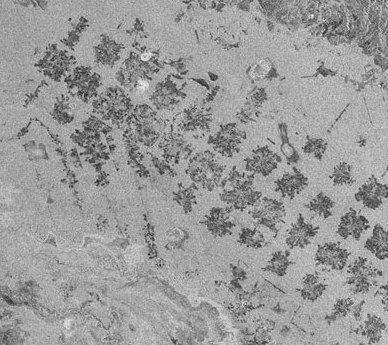
%> input picture testset_CT/1993.jpg, 388 x 345 px
$ octave main_code.m   (GNU Octave 9; MATLAB toolbox functions it lacks are replaced by stand-ins)
%> lines starting %> are read from the running program, lines starting %| are printed output that depends on the picture
### dwt_code.m
function [c,s]=dwt_code(x,n)
n=1;%input('Select iteration how many times transform');
% figure,imshow(im,[]);
lo_d=[0.7071 0.7071];
lo_h=[-0.7071 0.7071];
c = [];
sx =  size(x);
s = zeros(n+2,length(sx));
s(end,:) = size(x);
for i=1:n
    [x,h,v,d] = dwt_manual(x,lo_d,lo_h); % decomposition
    c = [h(:)' v(:)' d(:)' c];     % store details
    s(n+2-i,:) = size(x);          % store size
end
c = [x(:)' c];
s(1,:) = size(x);

end

### fusion_image.m
function output=fusion_image(as,bs,as1,bs1)


for i=1:size(as,1)

    c=as(i,:);
    s=bs(:,:,i);
    c1=as1(i,:);
    s1=bs1(:,:,i);
rmax = size(s,1);
nmax = rmax-2;
% Initialization.
nl   = s(1,1);
nc   = s(1,2);
a    = zeros(nl,nc);
a(:) = c(1:nl*nc);
% Iterated reconstruction.
rm   = rmax+1;

%%
lo_d=[0.7071 0.7071];
lo_h=[-0.7071 0.7071];
% Initialization.
nl1   = s1(1,1);
nc1   = s1(1,2);
a1    = zeros(nl1,nc1);
a1(:) = c1(1:nl1*nc1);
%%
ab(:,:,i)=a;
ab1(:,:,i)=a1;

for p=nmax:-1:1
    [h(:,:,i),v(:,:,i),d(:,:,i)] = detcoef_manual(c,s,p);
    [h1(:,:,i),v1(:,:,i),d1(:,:,i)] = detcoef_manual(c1,s1,p);


end

end
%%
     a2=PCA_fusion(ab,ab1,size(as,1),1);
     h2=PCA_fusion(h,h1,size(as,1),2);
     v2=PCA_fusion(v,v1,size(as,1),3);
     d2=PCA_fusion(d,d1,size(as,1),4);
     for i=1:size(as,1)
     output (:,:,i)= idwt_manual(a2(:,:,i),h2(:,:,i),v2(:,:,i),d2(:,:,i),lo_d,-lo_h,s(rm-1,:));
end
end

### PCA_fusion.m
function RGB1=PCA_fusion(up,low,ch,ch1)

if ch==1

    RGB1=PCA_fusion_gray(up,low,ch1);
else


[up_R]=double(up(:,:,1));
[up_G]=double(up(:,:,2));
[up_B]=double(up(:,:,3));

[low_R]=double(low(:,:,1));
[low_G]=double(low(:,:,2));
[low_B]=double(low(:,:,3));

[M,N,color]=size(up);

up_Mx = 0;
low_Mx=0;
for i = 1 : M
    for j = 1 : N
         up_S = [up_R(i,j),up_G(i,j),up_B(i,j)]';
         up_Mx = up_Mx + up_S;

         low_S = [low_R(i,j),low_G(i,j),low_B(i,j)]';
         low_Mx = low_Mx + low_S;
    end
end
up_Mx = up_Mx / (M*N);
low_Mx = low_Mx / (M*N);

up_Cx = 0;
low_Cx=0;
for i = 1 : M
    for j = 1 : N
         up_S = [up_R(i,j),up_G(i,j),up_B(i,j)]';
         up_Cx = up_Cx + up_S*up_S';

         low_S = [low_R(i,j),low_G(i,j),low_B(i,j)]';
         low_Cx = low_Cx + low_S*low_S';
    end
end

up_Cx = up_Cx / (M * N)- up_Mx*up_Mx';
low_Cx = low_Cx / (M * N)- low_Mx*low_Mx';

[up_A,up_latent] = eigs(up_Cx);
[low_A,low_latent] = eigs(low_Cx);

for i = 1 : M
    for j = 1 : N
       up_X = [up_R(i,j),up_G(i,j),up_G(i,j)]';
       up_Y = up_A'*up_X;
       up_Y = up_Y';
       up_R(i,j) = up_Y(1);
       up_G(i,j) = up_Y(2);
       up_B(i,j) = up_Y(3);

       low_X = [low_R(i,j),low_G(i,j),low_G(i,j)]';
       low_Y = low_A'*low_X;
       low_Y = low_Y';
       low_R(i,j) = low_Y(1);
       low_G(i,j) = low_Y(2);
       low_B(i,j) = low_Y(3);
   end
end

for i = 1 : M
    for j = 1 : N
       up_Y = [up_R(i,j),up_G(i,j),up_B(i,j)]';
       up_X = up_A*up_Y;
       up_X = up_X';
       up_r(i,j) = up_X(1);
       up_g(i,j) = up_X(2);
       up_b(i,j) = up_X(3);

       low_Y = [up_R(i,j),low_G(i,j),low_B(i,j)]';
       low_X = low_A*low_Y;
       low_X = low_X';
       low_r(i,j) = low_X(1);
       low_g(i,j) = low_X(2);
       low_b(i,j) = low_X(3);
   end
end
%RGB(:,:,1)=up_r;
%RGB(:,:,2)=up_g;
%RGB(:,:,3)=up_b;

RGB(:,:,1)=low_r;
RGB(:,:,2)=low_g;
RGB(:,:,3)=low_b;
% fusion start
if ch1==1
RGB1 = 0.5*(up+low);
end

if ch1==2
D = (abs(up)-abs(low))>=0;
RGB1 = D.*up + (~D).*low;
end
if ch1==3
D = (abs(up)-abs(low))>=0;
RGB1 = D.*up + (~D).*low;
end
if ch1==4
D = (abs(up)-abs(low))>=0;
RGB1 = D.*up + (~D).*low;
end
end
end

### idwt_manual.m
function x = idwt_manual(a,h,v,d,lo_d,lo_h,n)
sx = n;
shift=[0 0];
x = upsconv_manual(a,{lo_d,lo_d})+ ... % Approximation.
    upsconv_manual(h,{lo_h,lo_d})+ ... % Horizontal Detail.
    upsconv_manual(v,{lo_d,lo_h})+ ... % Vertical Detail.
    upsconv_manual(d,{lo_h,lo_h});     % Diagonal Detail.
end
function y=upsconv_manual(z,f)
            y = dyadup(z,'row',0);
            y = conv2(y',f{1}(:)','full');
            y = y';
            y = dyadup(y,'col',0);
            y = conv2(y ,f{2}(:)','full');


end

### main_code.m
clear all;
% close all;
for i=1:2
[file,path]= uigetfile('*.*','Select Image');
%> the answer given: testset_CT/1993.jpg
if file~=0
    I=imread(strcat(path,file));
%> I is the input picture: size 345x388x3 uint8; min 32, max 249, mean 154.7
    I=imresize(I,[256,256]);
%> I: size 256x256x3 uint8
    T(:,:,:,i)=I;
%     if size(T,3)>1
%         T=rgb2gray(T);
%     end
else
    warndlg('User pressed cancel');
end
end
%> pass 2 of the loop `for i=1:2`:
%> the answer given: testset_CT/1999.jpg
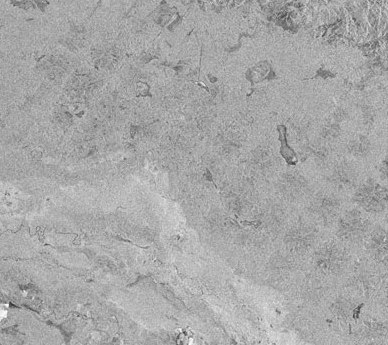
%> input picture testset_CT/1999.jpg, 388 x 345 px
%> I is the input picture: size 345x388x3 uint8; min 52, max 255, mean 167.2
%> `I=imresize(I,[256,256]);`:
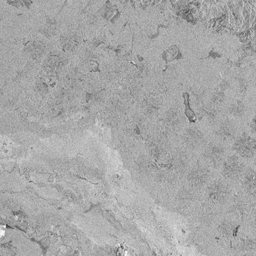
%> I: size 256x256x3 uint8; min 55, max 255, mean 167.2
%%
 [r2,c2,d]=size(T(:,:,:,1));
%> r2 = 256; c2 = 256; d = 3
im1=T(:,:,:,1);
im2=T(:,:,:,2);
% subplot(3,2,1),
figure,
subplot(3,2,1),imshow(im1);
title('Original image1');
% subplot(3,2,2),
subplot(3,2,2),imshow(im2);
title('Original image2');
for jk=1:d
I1=im1(:,:,jk);
I2=im2(:,:,jk);

%% 2D DISCRETE WAVELET TRANSFORM
[y,z]=dwt_code(I1);

c(jk,:)=y;
s(:,:,jk)=z;

[y1,z1]=dwt_code(I2);
c1(jk,:)=y1;
s1(:,:,jk)=z1;

end
%> this loop made 3 passes
%> pass 1, `I2=im2(:,:,jk);`:
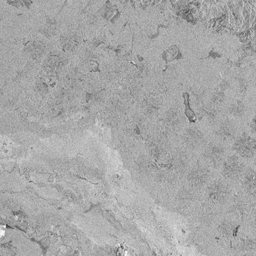
%> I2: size 256x256 uint8; min 55, max 255, mean 167.2
output=fusion_image(c,s,c1,s1);
%> the loop in fusion_image, `for i=1:size(as,1)` made 3 passes
%> after the loop in fusion_image, `for i=1:size(as,1)`:
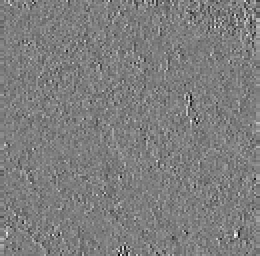
%> v1: size 128x130x3 double (shown 2 times larger); min -66.5, max 68, mean 0; drawn with min black and max white
%> after the loop in PCA_fusion, `for i = 1 : M`: low_Mx = [5561555.3; 5561555.3; 5561555.3]; up_Mx = [5149289.7; 5149289.7; 5149289.7]
%> in PCA_fusion, `up_Mx = up_Mx / (M*N);`: up_Mx = [309.5; 309.5; 309.5]
%> in PCA_fusion, `low_Mx = low_Mx / (M*N);`: low_Mx = [334.2; 334.2; 334.2]
%> after the loop in PCA_fusion, `for i = 1 : M`: low_Cx = [1.87e+09 1.87e+09 1.87e+09; 1.87e+09 1.87e+09 1.87e+09; 1.87e+09 1.87e+09 1.87e+09]; up_Cx = [1.63e+09 1.63e+09 1.63e+09; 1.63e+09 1.63e+09 1.63e+09; 1.63e+09 1.63e+09 1.63e+09]
%> in PCA_fusion, `up_Cx = up_Cx / (M * N)- up_Mx*up_Mx';`: up_Cx = [1993 1993 1993; 1993 1993 1993; 1993 1993 1993]
%> in PCA_fusion, `low_Cx = low_Cx / (M * N)- low_Mx*low_Mx';`: low_Cx = [581.7 581.7 581.7; 581.7 581.7 581.7; 581.7 581.7 581.7]
%> in PCA_fusion, `[up_A,up_latent] = eigs(up_Cx);`: up_A = [0.577 0.294 -0.762; 0.577 -0.807 0.126; 0.577 0.513 0.636]; up_latent = [5979.1 0 0; 0 -6.51e-13 0; 0 0 4.24e-13]
%> in PCA_fusion, `[low_A,low_latent] = eigs(low_Cx);`: low_A = [0.577 7.46e-17 -0.816; 0.577 -0.707 0.408; 0.577 0.707 0.408]; low_latent = [1745 0 0; 0 -3.41e-13 0; 0 0 1.14e-13]
%> after the loop in PCA_fusion, `for i = 1 : M`:
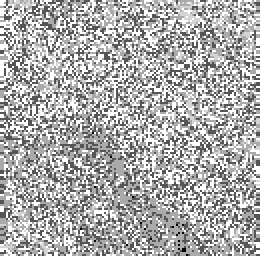
%> low_B: size 128x130 double (shown 2 times larger); min -1.14e-13, max -2.84e-14, mean -5.53e-14; drawn with min black and max white
%> after the loop in PCA_fusion, `for i = 1 : M`:
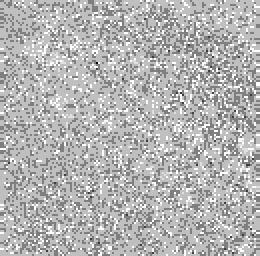
%> up_B: size 128x130 double (shown 2 times larger); min -1.14e-13, max 0, mean -3.32e-14; drawn with min black and max white
%> after the loop in PCA_fusion, `for i = 1 : M`:
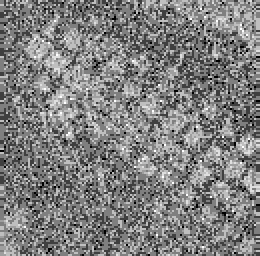
%> up_G: size 128x130 double (shown 2 times larger); min -1.42e-13, max -2.84e-14, mean -8.5e-14; drawn with min black and max white
%> call 2 of PCA_fusion, with ch = 3, ch1 = 2
%> after the loop in PCA_fusion (call 2), `for i = 1 : M`: low_Mx = [-22; -22; -22]; up_Mx = [-1561.5; -1561.5; -1561.5]
%> in PCA_fusion (call 2), `up_Mx = up_Mx / (M*N);`: up_Mx = [-0.0938; -0.0938; -0.0938]
%> in PCA_fusion (call 2), `low_Mx = low_Mx / (M*N);`: low_Mx = [-0.00132; -0.00132; -0.00132]
%> after the loop in PCA_fusion (call 2), `for i = 1 : M`: low_Cx = [1145185.1 1145185.1 1145185.1; 1145185.1 1145185.1 1145185.1; 1145185.1 1145185.1 1145185.1]; up_Cx = [3026032.7 3026032.7 3026032.7; 3026032.7 3026032.7 3026032.7; 3026032.7 3026032.7 3026032.7]
%> in PCA_fusion (call 2), `up_Cx = up_Cx / (M * N)- up_Mx*up_Mx';`: up_Cx = [181.8 181.8 181.8; 181.8 181.8 181.8; 181.8 181.8 181.8]
%> in PCA_fusion (call 2), `low_Cx = low_Cx / (M * N)- low_Mx*low_Mx';`: low_Cx = [68.82 68.82 68.82; 68.82 68.82 68.82; 68.82 68.82 68.82]
%> in PCA_fusion (call 2), `[up_A,up_latent] = eigs(up_Cx);`: up_A = [0.577 0.408 0.707; 0.577 0.408 -0.707; 0.577 -0.816 0]; up_latent = [545.5 0 0; 0 1.42e-14 0; 0 0 0]
%> in PCA_fusion (call 2), `[low_A,low_latent] = eigs(low_Cx);`: low_A = [0.577 -0.211 -0.789; 0.577 -0.577 0.577; 0.577 0.789 0.211]; low_latent = [206.5 0 0; 0 -3.06e-14 0; 0 0 2.2e-15]
%> in PCA_fusion (call 2), `D = (abs(up)-abs(low))>=0;`:
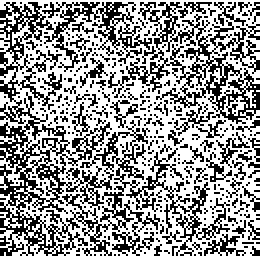
%> D: size 128x130x3 logical (shown 2 times larger); 58.9% white; black in thin lines or dots
%> in PCA_fusion (call 2), `RGB1 = D.*up + (~D).*low;`:
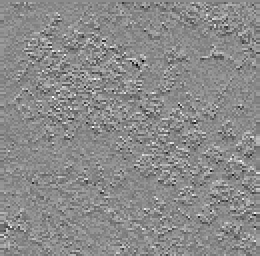
%> RGB1: size 128x130x3 double (shown 2 times larger); min -92.5, max 77, mean -0.2; drawn with min black and max white
%> the loop in fusion_image, `for i=1:size(as,1)` made 1 pass
%> the run ends on the next line
